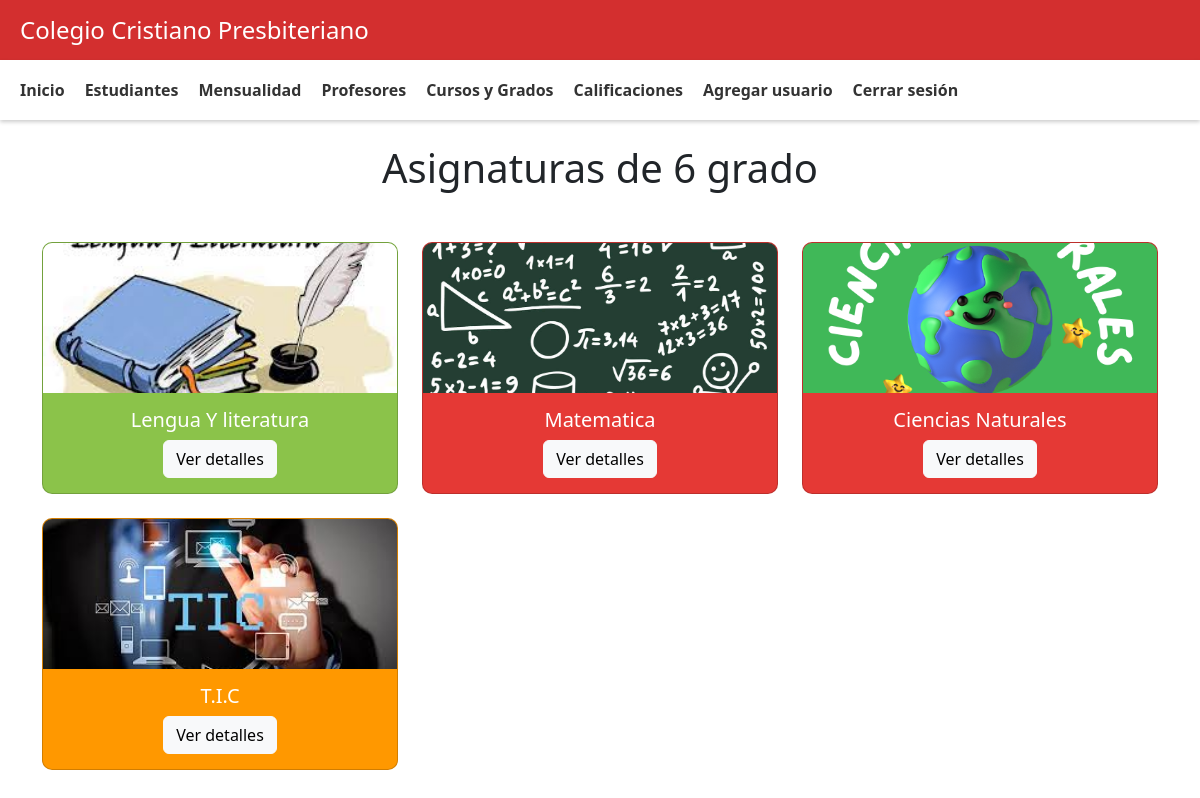
Page /code/view/admin/asignaturas.php?id_grado=8 (signed in) on the committed database.
### tables this page shows
CREATE TABLE `grados` (
  `id_grado` int NOT NULL,
  `nombre_grado` varchar(50) NOT NULL
);

CREATE TABLE `asignaturas` (
  `id_asignatura` int NOT NULL,
  `nombre_asignatura` varchar(50) NOT NULL,
  `id_grado` int NOT NULL,
  `ruta_imagen` varchar(255) DEFAULT '../../img/Asignatura/predeterminada.png'
);

### code/view/admin/asignaturas.php (the view, shortened to what this page needs)
<?php include "header.php"; ?>
<!DOCTYPE html>
<html lang="en">
<head>
    <link href="https://cdn.jsdelivr.net/npm/bootstrap@5.3.0/dist/css/bootstrap.min.css" rel="stylesheet">
</head>
<body>
    <div class="container mt-4">
        <?php
            include "../../conexion.php";
            $id_grado = $_GET['id_grado'];
            $query_grado = "SELECT nombre_grado FROM grados WHERE id_grado = $id_grado";
            $result_grado = $conexion->query($query_grado);
            $row_grado = $result_grado->fetch_assoc();
            $nombre_grado = $row_grado['nombre_grado'];
        ?>
        <h1>Asignaturas de <?php echo $nombre_grado; ?></h1>
        <div class="row">
            <?php
                $query = "SELECT id_asignatura, nombre_asignatura, ruta_imagen FROM asignaturas WHERE id_grado = $id_grado";
                $result = $conexion->query($query);
                $colors = ['bg-red', 'bg-green', 'bg-blue'];
                while ($row = $result->fetch_assoc()) {
                    $imagen = !empty($row['ruta_imagen']) ? $row['ruta_imagen'] : 'img/Asignatura/predeterminada.png';
                    $color_class = $colors[array_rand($colors)];
                    echo '
                        <div class="col-md-4 mb-4">
                            <div class="card ' . $color_class . ' text-center">
                                <img src="' . $imagen . '" class="card-img-top" alt="' . $row['nombre_asignatura'] . '">
                                <div class="card-body">
                                    <h5 class="card-title">' . $row['nombre_asignatura'] . '</h5>
                                    <a href="evaluar.php?id_asignatura=' . $row['id_asignatura'] . '&id_grado=' . $id_grado . '" class="btn btn-light">Ver detalles</a>
                                </div>
                            </div>
                        </div>
                    ';
                }
            ?>
        </div>
    </div>
</body>
</html>

### code/view/admin/style.css (style rules this page uses)
body { margin: 0; padding: 0; font-family: sans-serif; background-color: #fff; color: #333; }
.btn { display: inline-block; border: none; border-radius: 4px; padding: 12px 24px; font-size: 16px; font-weight: bold; text-align: center; text-decoration: none; transition: all 0.3s ease; cursor: pointer; }

### code/view/admin/asignaturas.php (style rules this page uses)
.card { border-radius: 10px; overflow: hidden; color: #fff; }
.card img { height: 150px; object-fit: cover; }
.card .card-body { padding: 15px; }
.bg-red { background-color: #8bc34a; }
.bg-green { background-color: #e53935; }
.bg-blue { background-color: #ff9800; }
h1 { margin-bottom: 50px; text-align: center; }

### rows in the picture
grados: nombre_grado "6 grado"
asignaturas: ruta_imagen (picture), nombre_asignatura "Lengua Y literatura"
asignaturas: ruta_imagen (picture), nombre_asignatura "Matematica"
asignaturas: ruta_imagen (picture), nombre_asignatura "Ciencias Naturales"
asignaturas: ruta_imagen (picture), nombre_asignatura "T.I.C"
